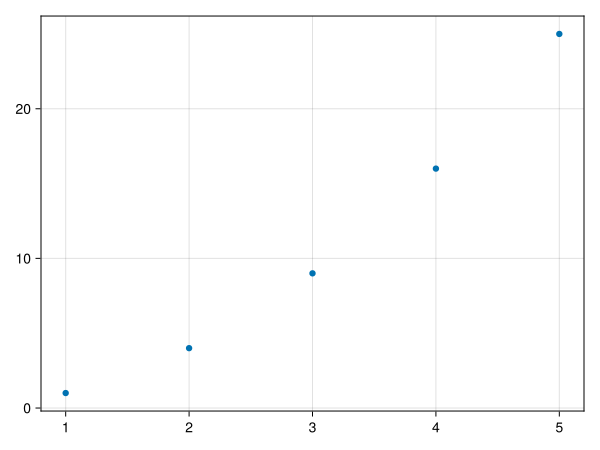

Julia code for this plot:
using CairoMakie

X = [1, 2, 3, 4, 5]
Y = [1, 4, 9, 16, 25]

fig = scatter(X, Y)

save("./makie.svg", fig)